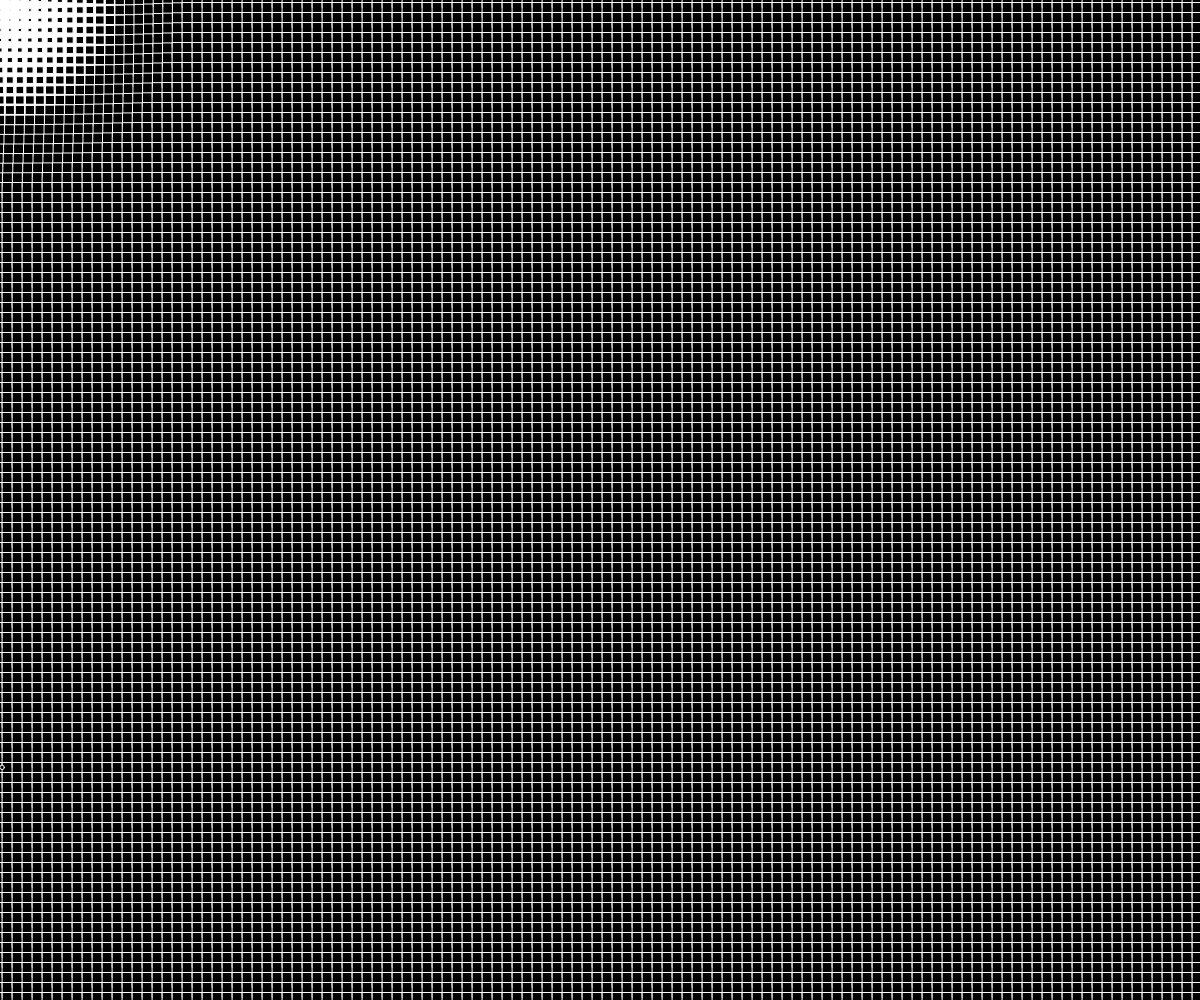
Frame 1 (no input)
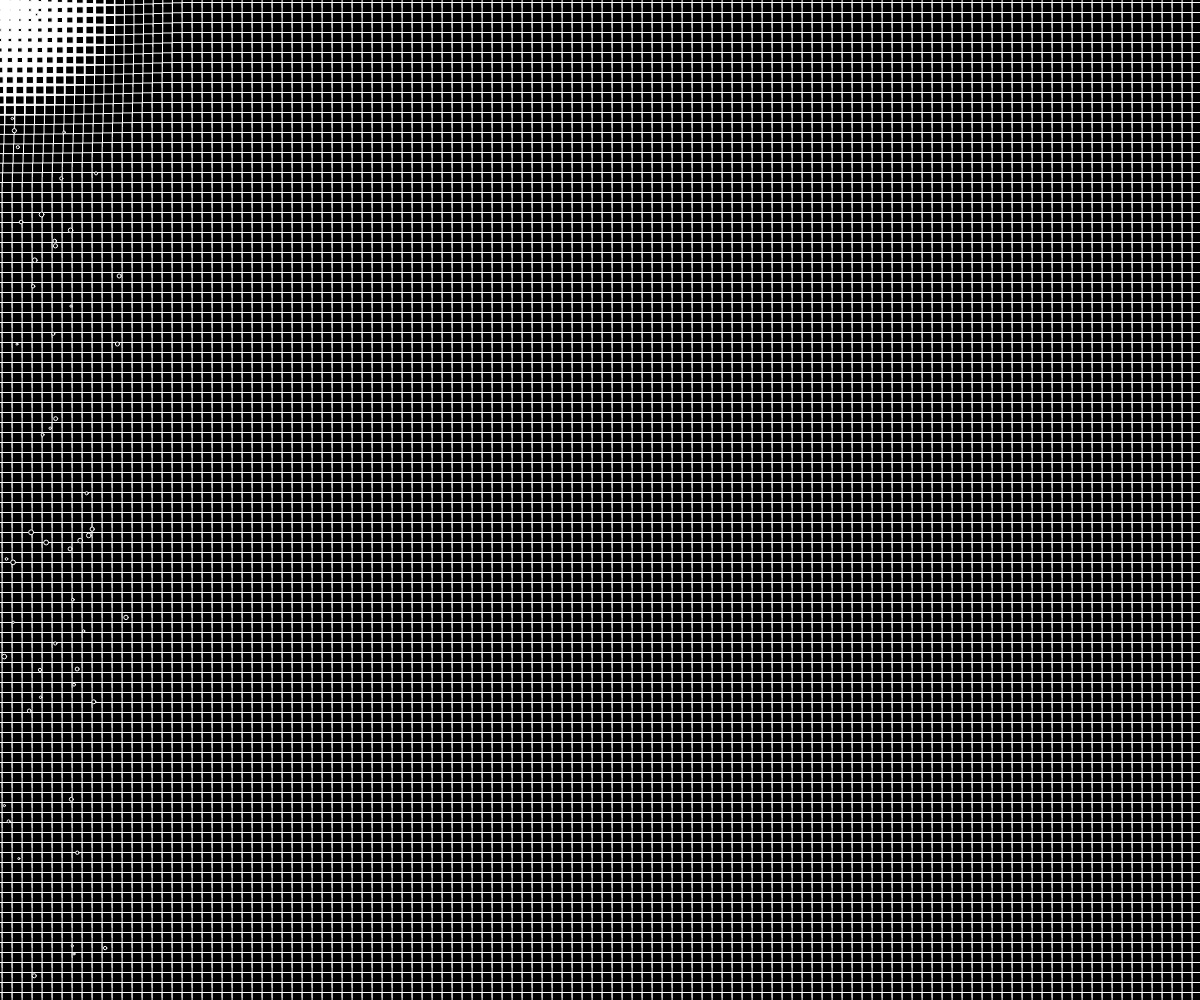
Frame 60 (no input)
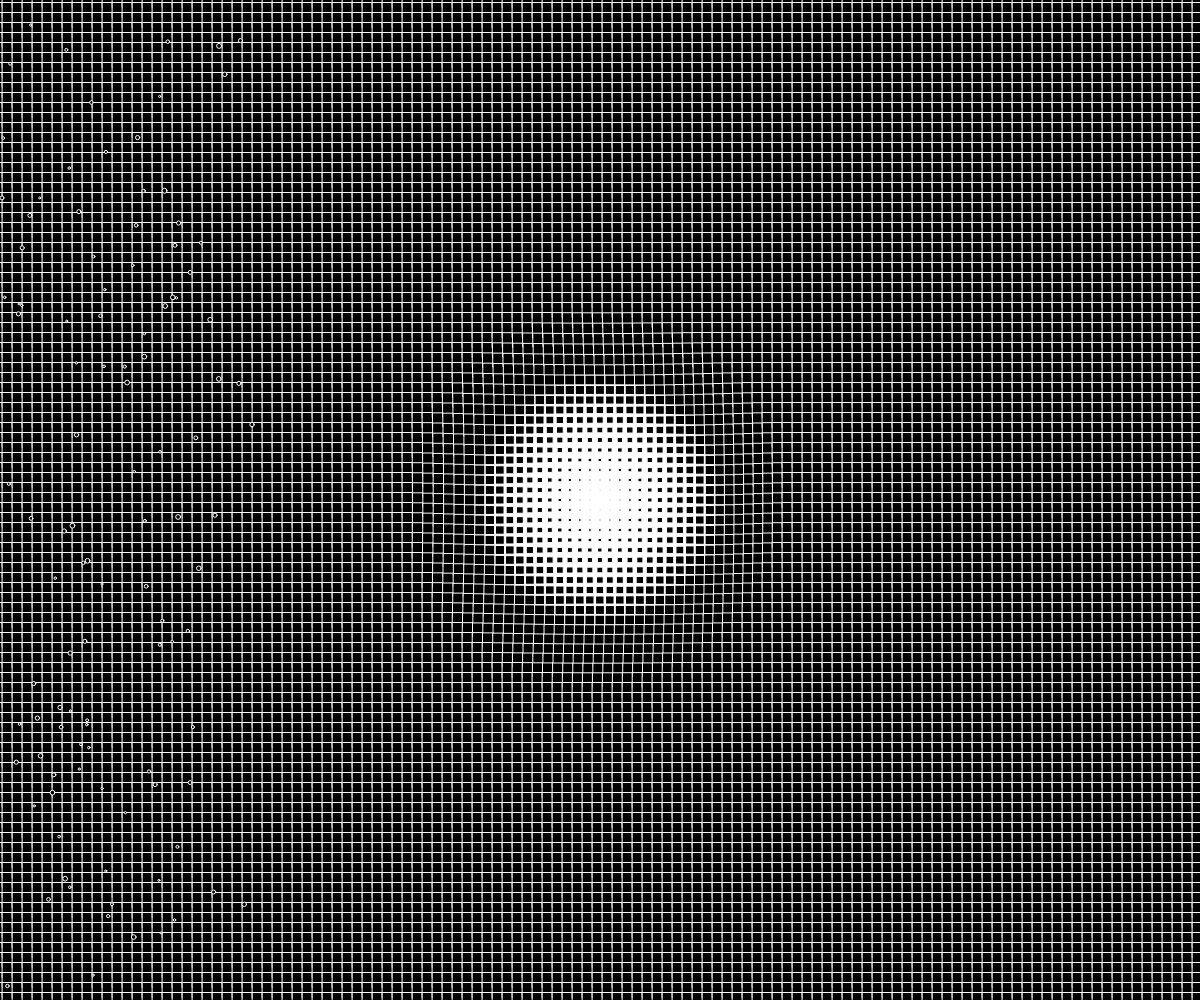
Frame 120 (the mouse pressed at the canvas centre since frame 60)

The p5.js sketch that drew these frames (run headless with seeded random() and noise() and a simulated clock; from frame 60 on, the mouse is pressed at the canvas centre):

// p5.js sketch
// ── sketch.js
let stars = [];
var mass = 20;
let x,y;
function setup() {
  createCanvas(windowWidth, windowHeight); 
  x=width;
  y=random(0,height);
 
}
function draw() {
  background(255);
  var c = 15;
  
  for (var k = 0; k <= width; k += 10) {
    for (var n = 0; n <= height; n += 10) {
      var we = dist(mouseX, mouseY, k, n) * mass / 250;
      if (we > c) {
        we = c; 
      }
      rect(k, n, we, we); 
      fill(0);
      stroke(255);
       rectMode(CENTER);
    } 
  }
  
  let t = frameCount / 60; // 시간 업데이트

  // 매 프라임마다 무작위 개수의 눈송이 생성
  for (let i = 0; i < random(0.1); i++) {
    stars.push(new stare()); // 눈송이 객체 추가
  }

  // for 반복문을 사용하여 눈송이 반복
  for (let flake of stars) {
    flake.update(t); // 눈송이 위치 업데이트
    flake.display(); // 눈송이 그리기
  }
  
  

}
function stare() {
  // 좌표값 초기화
  this.posX = 0;
  this.posY = random(-50, 0);
  this.initialangle = random(0, 2 * PI);
  this.size = random(2, 5);

  // 방사형 눈송이의 반지름
  // 눈송이를 화면에 고루 퍼뜨리기 위해 선택
  this.radius = sqrt(random(pow(width / 2, 2)));

  this.update = function(time) {
    // 원형을 따라다니는 x 위치
    let w = 0.6; // 각속도
    let angle = w * time + this.initialangle;
    this.posY = height / 2 + this.radius * sin(angle);

    // 크기가 다른 눈송이가 미묘하게 다른 y 속도로 떨어집니다.
    this.posX += pow(this.size, 0.5);

    // 화면 하단을 지나친 눈송이는 삭제
    if (this.posX > width) {
      let index = stars.indexOf(this);
      stars.splice(index, 1);
    }
  };

  this.display = function() {
    ellipse(this.posX, this.posY, this.size);
  };
}

function mouseClicked(){
  mass -= 5;
}

function keyTyped() {
  if (key === 'a') {
    mass = 20;
  }
}
